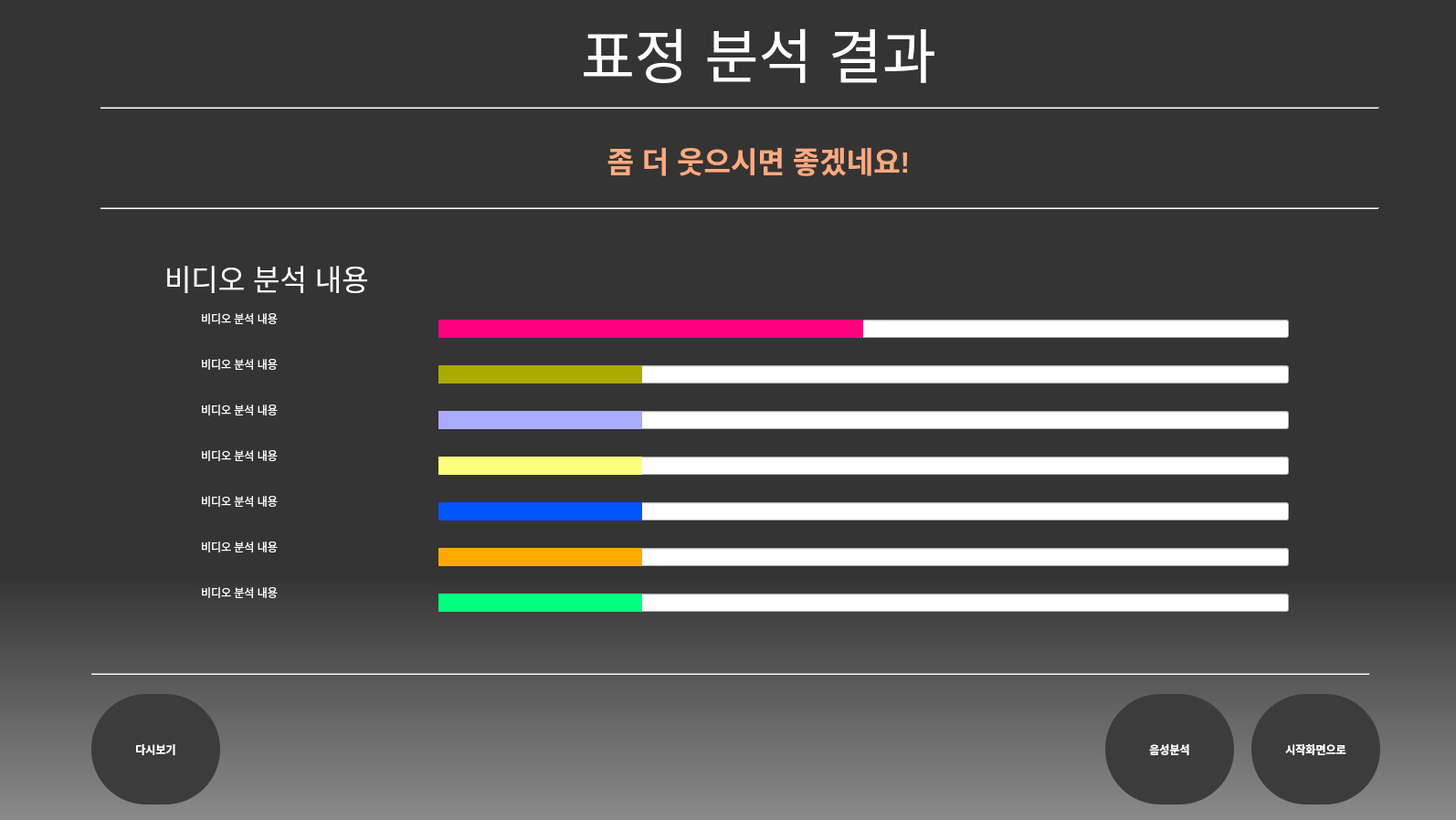
<?xml version="1.0" encoding="UTF-8"?>
<ui version="4.0">
 <class>MainWindow</class>
 <widget class="QMainWindow" name="MainWindow">
  <property name="geometry">
   <rect>
    <x>0</x>
    <y>0</y>
    <width>1594</width>
    <height>898</height>
   </rect>
  </property>
  <property name="windowTitle">
   <string>MainWindow</string>
  </property>
  <widget class="QWidget" name="centralwidget">
   <widget class="QWidget" name="widget" native="true">
    <property name="geometry">
     <rect>
      <x>0</x>
      <y>0</y>
      <width>1600</width>
      <height>900</height>
     </rect>
    </property>
    <property name="styleSheet">
     <string notr="true">QWidget#widget{
background-color: qlineargradient(spread:pad, x1:0.534, y1:0.698727, x2:0.534, y2:1, stop:0 rgba(52, 52, 52, 255), stop:1 rgba(139, 139, 139, 255))}</string>
    </property>
    <widget class="QLabel" name="title">
     <property name="geometry">
      <rect>
       <x>620</x>
       <y>10</y>
       <width>421</width>
       <height>91</height>
      </rect>
     </property>
     <property name="styleSheet">
      <string notr="true">color:rgb(255, 255, 255);
font: 40pt &quot;예스 고딕 레귤러&quot;;</string>
     </property>
     <property name="text">
      <string>&lt;html&gt;&lt;head/&gt;&lt;body&gt;&lt;p align=&quot;center&quot;&gt;&lt;span style=&quot; font-size:48pt;&quot;&gt;표정 분석 결과&lt;/span&gt;&lt;/p&gt;&lt;/body&gt;&lt;/html&gt;</string>
     </property>
    </widget>
    <widget class="QLabel" name="video_result_title">
     <property name="geometry">
      <rect>
       <x>180</x>
       <y>280</y>
       <width>241</width>
       <height>41</height>
      </rect>
     </property>
     <property name="styleSheet">
      <string notr="true">font: 20pt &quot;예스 고딕 레귤러&quot;;
color:rgb(255, 255, 255)</string>
     </property>
     <property name="text">
      <string>&lt;html&gt;&lt;head/&gt;&lt;body&gt;&lt;p&gt;&lt;span style=&quot; font-size:24pt; color:#ffffff;&quot;&gt;비디오 분석 내용&lt;/span&gt;&lt;/p&gt;&lt;/body&gt;&lt;/html&gt;</string>
     </property>
     <property name="alignment">
      <set>Qt::AlignLeading|Qt::AlignLeft|Qt::AlignTop</set>
     </property>
    </widget>
    <widget class="QPushButton" name="to_welcome">
     <property name="geometry">
      <rect>
       <x>1370</x>
       <y>760</y>
       <width>141</width>
       <height>121</height>
      </rect>
     </property>
     <property name="styleSheet">
      <string notr="true">border-radius:60px;
background-color:rgb(60, 60, 60);
font: 16pt &quot;예스 고딕 레귤러&quot;;
font-weight:bold;
color:rgb(255, 255, 255);</string>
     </property>
     <property name="text">
      <string>시작화면으로</string>
     </property>
    </widget>
    <widget class="QPushButton" name="to_rewatch">
     <property name="geometry">
      <rect>
       <x>100</x>
       <y>760</y>
       <width>141</width>
       <height>121</height>
      </rect>
     </property>
     <property name="styleSheet">
      <string notr="true">border-radius:60px;
background-color:rgb(60, 60, 60);
font: 16pt &quot;예스 고딕 레귤러&quot;;
font-weight:bold;
color:rgb(255, 255, 255);</string>
     </property>
     <property name="text">
      <string>다시보기</string>
     </property>
    </widget>
    <widget class="QLabel" name="video_suggestion">
     <property name="geometry">
      <rect>
       <x>180</x>
       <y>130</y>
       <width>1301</width>
       <height>91</height>
      </rect>
     </property>
     <property name="styleSheet">
      <string notr="true">font: 24pt &quot;예스 고딕 레귤러&quot;;
color:rgb(255, 170, 127);</string>
     </property>
     <property name="text">
      <string>&lt;html&gt;&lt;head/&gt;&lt;body&gt;&lt;p align=&quot;center&quot;&gt;&lt;span style=&quot; font-size:24pt; font-weight:600;&quot;&gt;좀 더 웃으시면 좋겠네요!&lt;/span&gt;&lt;/p&gt;&lt;/body&gt;&lt;/html&gt;</string>
     </property>
     <property name="alignment">
      <set>Qt::AlignCenter</set>
     </property>
    </widget>
    <widget class="Line" name="line_3">
     <property name="geometry">
      <rect>
       <x>110</x>
       <y>220</y>
       <width>1400</width>
       <height>16</height>
      </rect>
     </property>
     <property name="orientation">
      <enum>Qt::Horizontal</enum>
     </property>
    </widget>
    <widget class="Line" name="line_4">
     <property name="geometry">
      <rect>
       <x>110</x>
       <y>110</y>
       <width>1400</width>
       <height>16</height>
      </rect>
     </property>
     <property name="orientation">
      <enum>Qt::Horizontal</enum>
     </property>
    </widget>
    <widget class="Line" name="line_5">
     <property name="geometry">
      <rect>
       <x>100</x>
       <y>730</y>
       <width>1400</width>
       <height>16</height>
      </rect>
     </property>
     <property name="orientation">
      <enum>Qt::Horizontal</enum>
     </property>
    </widget>
    <widget class="QLabel" name="video_result0">
     <property name="geometry">
      <rect>
       <x>220</x>
       <y>340</y>
       <width>211</width>
       <height>31</height>
      </rect>
     </property>
     <property name="styleSheet">
      <string notr="true">font: 20pt &quot;예스 고딕 레귤러&quot;;
color:rgb(255, 255, 255)</string>
     </property>
     <property name="text">
      <string>&lt;html&gt;&lt;head/&gt;&lt;body&gt;&lt;p&gt;&lt;span style=&quot; color:#ffffff;&quot;&gt;비디오 분석 내용&lt;/span&gt;&lt;/p&gt;&lt;/body&gt;&lt;/html&gt;</string>
     </property>
     <property name="alignment">
      <set>Qt::AlignLeading|Qt::AlignLeft|Qt::AlignTop</set>
     </property>
    </widget>
    <widget class="QLabel" name="video_result1">
     <property name="geometry">
      <rect>
       <x>220</x>
       <y>390</y>
       <width>211</width>
       <height>31</height>
      </rect>
     </property>
     <property name="styleSheet">
      <string notr="true">font: 20pt &quot;예스 고딕 레귤러&quot;;
color:rgb(255, 255, 255)</string>
     </property>
     <property name="text">
      <string>&lt;html&gt;&lt;head/&gt;&lt;body&gt;&lt;p&gt;&lt;span style=&quot; color:#ffffff;&quot;&gt;비디오 분석 내용&lt;/span&gt;&lt;/p&gt;&lt;/body&gt;&lt;/html&gt;</string>
     </property>
     <property name="alignment">
      <set>Qt::AlignLeading|Qt::AlignLeft|Qt::AlignTop</set>
     </property>
    </widget>
    <widget class="QLabel" name="video_result2">
     <property name="geometry">
      <rect>
       <x>220</x>
       <y>440</y>
       <width>211</width>
       <height>31</height>
      </rect>
     </property>
     <property name="styleSheet">
      <string notr="true">font: 20pt &quot;예스 고딕 레귤러&quot;;
color:rgb(255, 255, 255)</string>
     </property>
     <property name="text">
      <string>&lt;html&gt;&lt;head/&gt;&lt;body&gt;&lt;p&gt;&lt;span style=&quot; color:#ffffff;&quot;&gt;비디오 분석 내용&lt;/span&gt;&lt;/p&gt;&lt;/body&gt;&lt;/html&gt;</string>
     </property>
     <property name="alignment">
      <set>Qt::AlignLeading|Qt::AlignLeft|Qt::AlignTop</set>
     </property>
    </widget>
    <widget class="QLabel" name="video_result3">
     <property name="geometry">
      <rect>
       <x>220</x>
       <y>490</y>
       <width>211</width>
       <height>31</height>
      </rect>
     </property>
     <property name="styleSheet">
      <string notr="true">font: 20pt &quot;예스 고딕 레귤러&quot;;
color:rgb(255, 255, 255)</string>
     </property>
     <property name="text">
      <string>&lt;html&gt;&lt;head/&gt;&lt;body&gt;&lt;p&gt;&lt;span style=&quot; color:#ffffff;&quot;&gt;비디오 분석 내용&lt;/span&gt;&lt;/p&gt;&lt;/body&gt;&lt;/html&gt;</string>
     </property>
     <property name="alignment">
      <set>Qt::AlignLeading|Qt::AlignLeft|Qt::AlignTop</set>
     </property>
    </widget>
    <widget class="QLabel" name="video_result4">
     <property name="geometry">
      <rect>
       <x>220</x>
       <y>540</y>
       <width>211</width>
       <height>31</height>
      </rect>
     </property>
     <property name="styleSheet">
      <string notr="true">font: 20pt &quot;예스 고딕 레귤러&quot;;
color:rgb(255, 255, 255)</string>
     </property>
     <property name="text">
      <string>&lt;html&gt;&lt;head/&gt;&lt;body&gt;&lt;p&gt;&lt;span style=&quot; color:#ffffff;&quot;&gt;비디오 분석 내용&lt;/span&gt;&lt;/p&gt;&lt;/body&gt;&lt;/html&gt;</string>
     </property>
     <property name="alignment">
      <set>Qt::AlignLeading|Qt::AlignLeft|Qt::AlignTop</set>
     </property>
    </widget>
    <widget class="QLabel" name="video_result5">
     <property name="geometry">
      <rect>
       <x>220</x>
       <y>590</y>
       <width>211</width>
       <height>31</height>
      </rect>
     </property>
     <property name="styleSheet">
      <string notr="true">font: 20pt &quot;예스 고딕 레귤러&quot;;
color:rgb(255, 255, 255)</string>
     </property>
     <property name="text">
      <string>&lt;html&gt;&lt;head/&gt;&lt;body&gt;&lt;p&gt;&lt;span style=&quot; color:#ffffff;&quot;&gt;비디오 분석 내용&lt;/span&gt;&lt;/p&gt;&lt;/body&gt;&lt;/html&gt;</string>
     </property>
     <property name="alignment">
      <set>Qt::AlignLeading|Qt::AlignLeft|Qt::AlignTop</set>
     </property>
    </widget>
    <widget class="QLabel" name="video_result6">
     <property name="geometry">
      <rect>
       <x>220</x>
       <y>640</y>
       <width>211</width>
       <height>31</height>
      </rect>
     </property>
     <property name="styleSheet">
      <string notr="true">font: 20pt &quot;예스 고딕 레귤러&quot;;
color:rgb(255, 255, 255)</string>
     </property>
     <property name="text">
      <string>&lt;html&gt;&lt;head/&gt;&lt;body&gt;&lt;p&gt;&lt;span style=&quot; color:#ffffff;&quot;&gt;비디오 분석 내용&lt;/span&gt;&lt;/p&gt;&lt;/body&gt;&lt;/html&gt;</string>
     </property>
     <property name="alignment">
      <set>Qt::AlignLeading|Qt::AlignLeft|Qt::AlignTop</set>
     </property>
    </widget>
    <widget class="QProgressBar" name="progressBar0">
     <property name="geometry">
      <rect>
       <x>480</x>
       <y>350</y>
       <width>931</width>
       <height>20</height>
      </rect>
     </property>
     <property name="styleSheet">
      <string notr="true">QProgressBar::chunk
{
background-color:rgb(255, 0, 127);
}</string>
     </property>
     <property name="value">
      <number>50</number>
     </property>
     <property name="textVisible">
      <bool>false</bool>
     </property>
    </widget>
    <widget class="QProgressBar" name="progressBar1">
     <property name="geometry">
      <rect>
       <x>480</x>
       <y>400</y>
       <width>931</width>
       <height>20</height>
      </rect>
     </property>
     <property name="styleSheet">
      <string notr="true">QProgressBar::chunk
{
background-color:rgb(170, 170, 0);
}</string>
     </property>
     <property name="value">
      <number>24</number>
     </property>
     <property name="textVisible">
      <bool>false</bool>
     </property>
    </widget>
    <widget class="QProgressBar" name="progressBar2">
     <property name="geometry">
      <rect>
       <x>480</x>
       <y>450</y>
       <width>931</width>
       <height>20</height>
      </rect>
     </property>
     <property name="styleSheet">
      <string notr="true">QProgressBar::chunk
{
background-color:rgb(170, 170, 255);
}</string>
     </property>
     <property name="value">
      <number>24</number>
     </property>
     <property name="textVisible">
      <bool>false</bool>
     </property>
    </widget>
    <widget class="QProgressBar" name="progressBar3">
     <property name="geometry">
      <rect>
       <x>480</x>
       <y>500</y>
       <width>931</width>
       <height>20</height>
      </rect>
     </property>
     <property name="styleSheet">
      <string notr="true">QProgressBar::chunk
{
background-color:rgb(255, 255, 127);
}</string>
     </property>
     <property name="value">
      <number>24</number>
     </property>
     <property name="textVisible">
      <bool>false</bool>
     </property>
    </widget>
    <widget class="QProgressBar" name="progressBar4">
     <property name="geometry">
      <rect>
       <x>480</x>
       <y>550</y>
       <width>931</width>
       <height>20</height>
      </rect>
     </property>
     <property name="styleSheet">
      <string notr="true">QProgressBar::chunk
{
background-color:rgb(0, 85, 255);
}</string>
     </property>
     <property name="value">
      <number>24</number>
     </property>
     <property name="textVisible">
      <bool>false</bool>
     </property>
    </widget>
    <widget class="QProgressBar" name="progressBar5">
     <property name="geometry">
      <rect>
       <x>480</x>
       <y>600</y>
       <width>931</width>
       <height>20</height>
      </rect>
     </property>
     <property name="styleSheet">
      <string notr="true">QProgressBar::chunk
{
background-color:rgb(255, 170, 0);
}</string>
     </property>
     <property name="value">
      <number>24</number>
     </property>
     <property name="textVisible">
      <bool>false</bool>
     </property>
    </widget>
    <widget class="QProgressBar" name="progressBar6">
     <property name="geometry">
      <rect>
       <x>480</x>
       <y>650</y>
       <width>931</width>
       <height>20</height>
      </rect>
     </property>
     <property name="styleSheet">
      <string notr="true">QProgressBar::chunk
{
background-color:rgb(0, 255, 127);
}</string>
     </property>
     <property name="value">
      <number>24</number>
     </property>
     <property name="textVisible">
      <bool>false</bool>
     </property>
    </widget>
    <widget class="QPushButton" name="to_audioAnalyzed">
     <property name="geometry">
      <rect>
       <x>1210</x>
       <y>760</y>
       <width>141</width>
       <height>121</height>
      </rect>
     </property>
     <property name="styleSheet">
      <string notr="true">border-radius:60px;
background-color:rgb(60, 60, 60);
font: 16pt &quot;예스 고딕 레귤러&quot;;
font-weight:bold;
color:rgb(255, 255, 255);</string>
     </property>
     <property name="text">
      <string>음성분석</string>
     </property>
    </widget>
    <zorder>progressBar0</zorder>
    <zorder>title</zorder>
    <zorder>video_result_title</zorder>
    <zorder>to_welcome</zorder>
    <zorder>to_rewatch</zorder>
    <zorder>video_suggestion</zorder>
    <zorder>line_3</zorder>
    <zorder>line_4</zorder>
    <zorder>line_5</zorder>
    <zorder>video_result0</zorder>
    <zorder>video_result1</zorder>
    <zorder>video_result2</zorder>
    <zorder>video_result3</zorder>
    <zorder>video_result4</zorder>
    <zorder>video_result5</zorder>
    <zorder>video_result6</zorder>
    <zorder>progressBar1</zorder>
    <zorder>progressBar2</zorder>
    <zorder>progressBar3</zorder>
    <zorder>progressBar4</zorder>
    <zorder>progressBar5</zorder>
    <zorder>progressBar6</zorder>
    <zorder>to_audioAnalyzed</zorder>
   </widget>
  </widget>
 </widget>
 <resources/>
 <connections/>
</ui>
